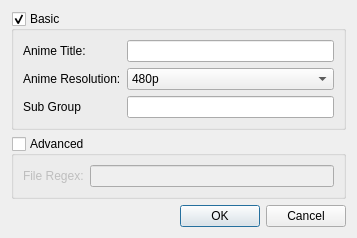
<?xml version="1.0" encoding="UTF-8"?>
<ui version="4.0">
 <class>RuleWizard</class>
 <widget class="QDialog" name="RuleWizard">
  <property name="geometry">
   <rect>
    <x>0</x>
    <y>0</y>
    <width>357</width>
    <height>215</height>
   </rect>
  </property>
  <property name="windowTitle">
   <string>Torrent Rule Wizard</string>
  </property>
  <layout class="QVBoxLayout" name="verticalLayout">
   <item>
    <widget class="QGroupBox" name="groupBox_2">
     <property name="title">
      <string>Basic</string>
     </property>
     <property name="checkable">
      <bool>true</bool>
     </property>
     <layout class="QVBoxLayout" name="verticalLayout_3">
      <item>
       <layout class="QFormLayout" name="formLayout_2">
        <item row="0" column="0">
         <widget class="QLabel" name="animeTitleLabel">
          <property name="text">
           <string>Anime Title:</string>
          </property>
         </widget>
        </item>
        <item row="0" column="1">
         <widget class="QLineEdit" name="animeTitleLineEdit"/>
        </item>
        <item row="1" column="0">
         <widget class="QLabel" name="animeResolutionLabel">
          <property name="text">
           <string>Anime Resolution:</string>
          </property>
         </widget>
        </item>
        <item row="1" column="1">
         <widget class="QComboBox" name="animeResolutionComboBox">
          <item>
           <property name="text">
            <string>480p</string>
           </property>
          </item>
          <item>
           <property name="text">
            <string>720p</string>
           </property>
          </item>
          <item>
           <property name="text">
            <string>1080p</string>
           </property>
          </item>
         </widget>
        </item>
        <item row="2" column="0">
         <widget class="QLabel" name="subGroupLabel">
          <property name="text">
           <string>Sub Group</string>
          </property>
         </widget>
        </item>
        <item row="2" column="1">
         <widget class="QLineEdit" name="subGroupLineEdit"/>
        </item>
       </layout>
      </item>
     </layout>
    </widget>
   </item>
   <item>
    <widget class="QGroupBox" name="groupBox">
     <property name="title">
      <string>Advanced</string>
     </property>
     <property name="checkable">
      <bool>true</bool>
     </property>
     <property name="checked">
      <bool>false</bool>
     </property>
     <layout class="QVBoxLayout" name="verticalLayout_2">
      <item>
       <layout class="QFormLayout" name="formLayout">
        <item row="0" column="0">
         <widget class="QLabel" name="fileRegexLabel">
          <property name="text">
           <string>File Regex:</string>
          </property>
         </widget>
        </item>
        <item row="0" column="1">
         <widget class="QLineEdit" name="fileRegexLineEdit"/>
        </item>
       </layout>
      </item>
     </layout>
    </widget>
   </item>
   <item>
    <widget class="QDialogButtonBox" name="buttonBox">
     <property name="orientation">
      <enum>Qt::Horizontal</enum>
     </property>
     <property name="standardButtons">
      <set>QDialogButtonBox::Cancel|QDialogButtonBox::Ok</set>
     </property>
    </widget>
   </item>
  </layout>
 </widget>
 <resources/>
 <connections>
  <connection>
   <sender>buttonBox</sender>
   <signal>accepted()</signal>
   <receiver>RuleWizard</receiver>
   <slot>accept()</slot>
   <hints>
    <hint type="sourcelabel">
     <x>248</x>
     <y>254</y>
    </hint>
    <hint type="destinationlabel">
     <x>157</x>
     <y>274</y>
    </hint>
   </hints>
  </connection>
  <connection>
   <sender>buttonBox</sender>
   <signal>rejected()</signal>
   <receiver>RuleWizard</receiver>
   <slot>reject()</slot>
   <hints>
    <hint type="sourcelabel">
     <x>316</x>
     <y>260</y>
    </hint>
    <hint type="destinationlabel">
     <x>286</x>
     <y>274</y>
    </hint>
   </hints>
  </connection>
 </connections>
</ui>
